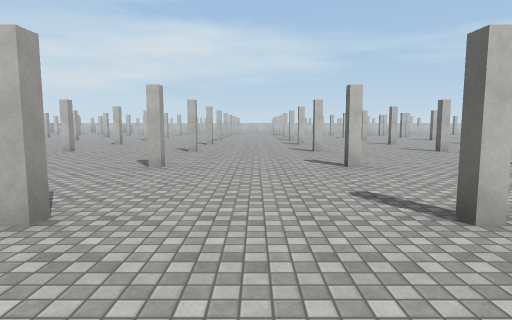
view 1 (above)

24 first-person views from a walk through a Unity game level. The camera is 1.5 m above the floor, tilts 6° down and sees 75° across. The floor is counted in squares, 2 m on a side. Each view is taken from the middle of a square. On the plan, view 1 faces up. The plan holds only what a view shows up to about 11 squares ahead; the rest is blank. The place goes on beyond the plan. Surface patterns are stand-ins for the level's own textures.

view 2
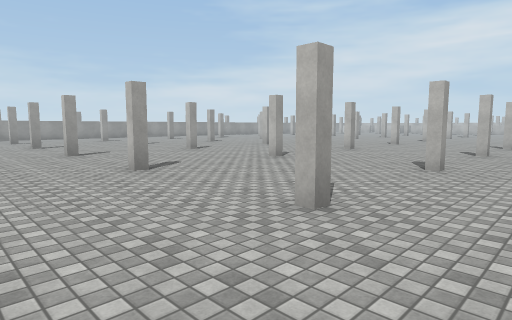

view 3
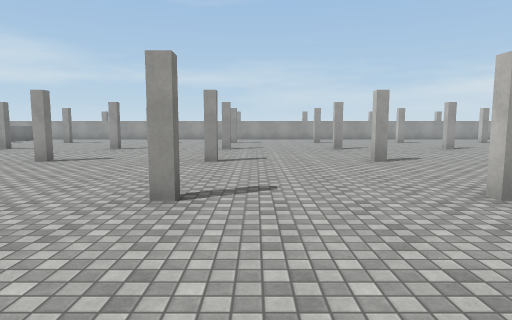

view 4
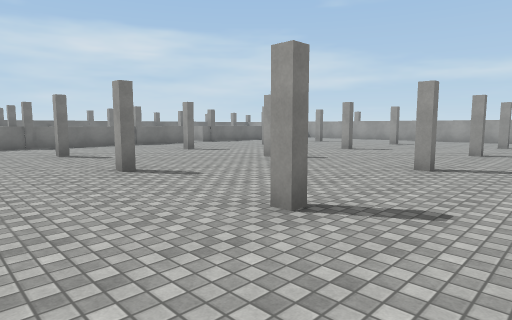

view 5
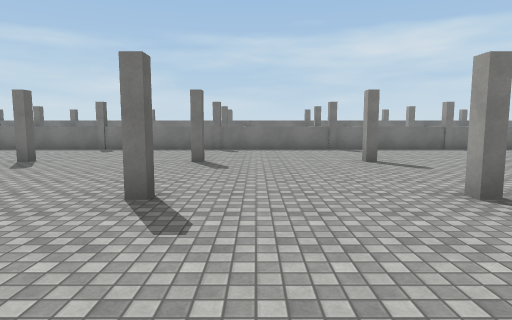

view 6
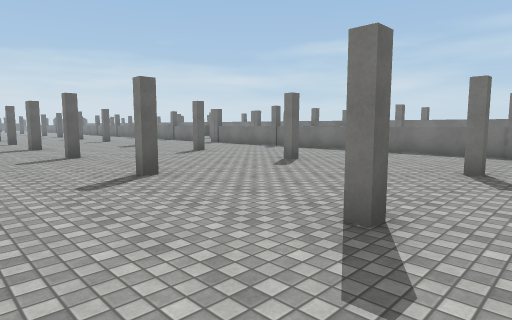

view 7
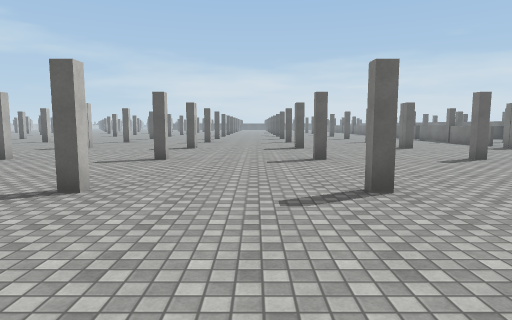

view 8
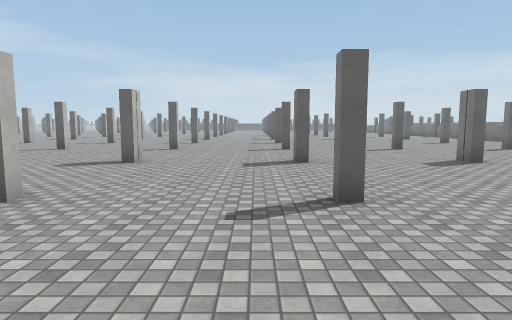

view 9
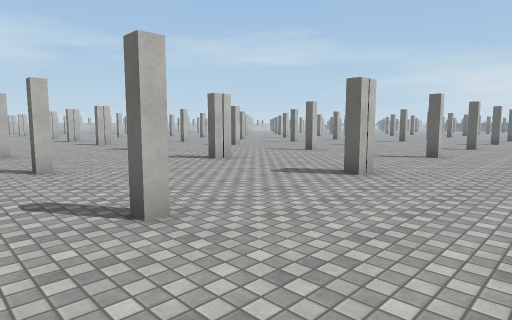

view 10
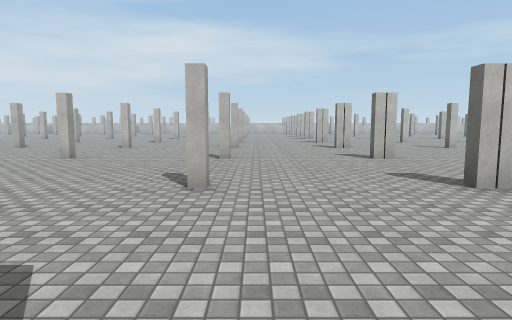

view 11
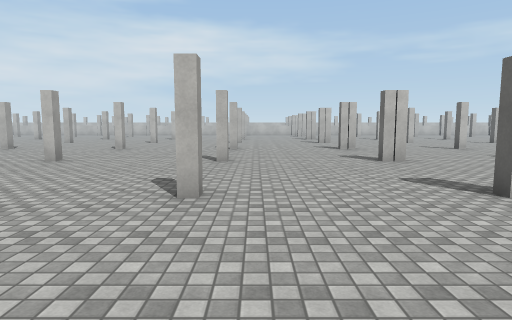

view 12
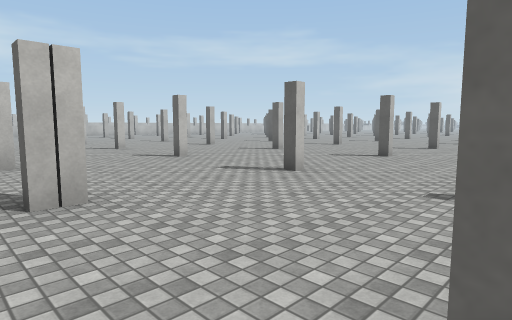

view 13
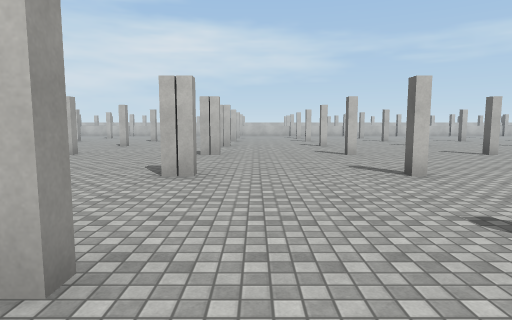

view 14
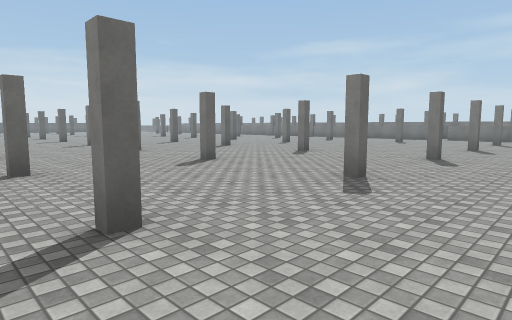

view 15
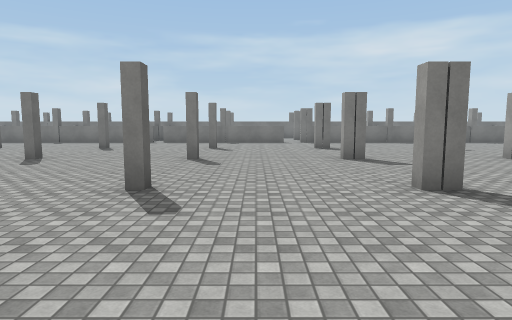

view 16
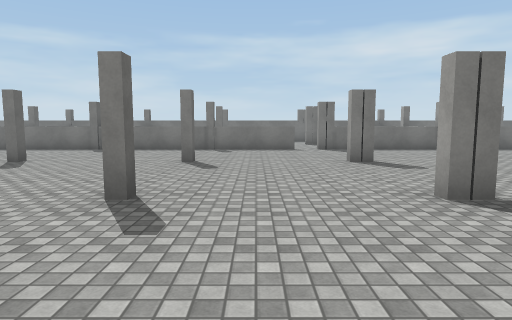

view 17
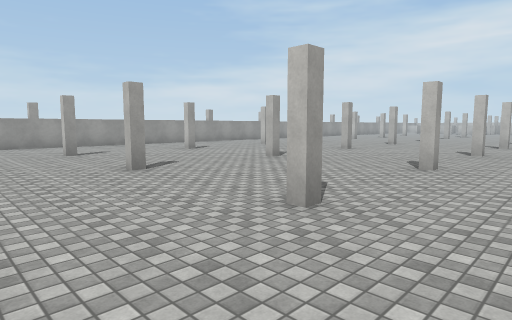

view 18
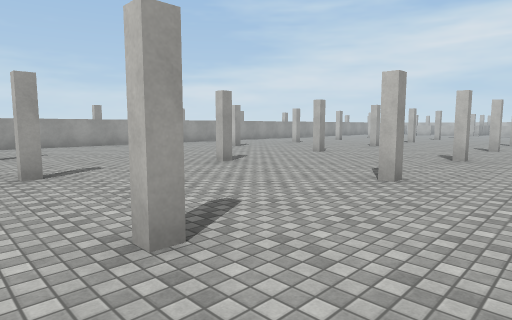

view 19
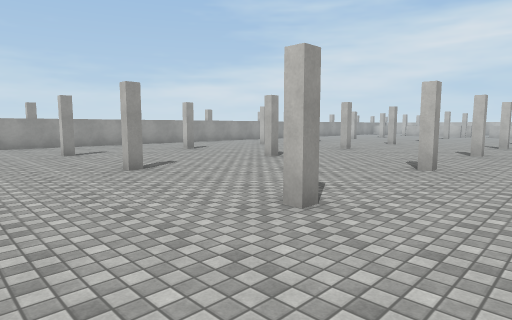

view 20
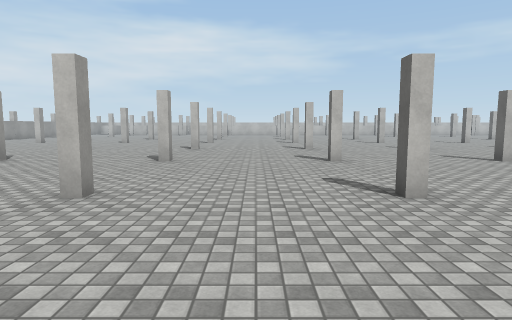

view 21
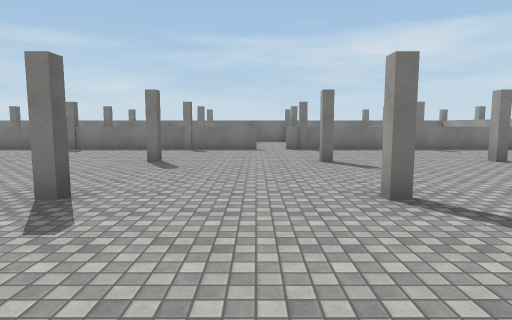

view 22
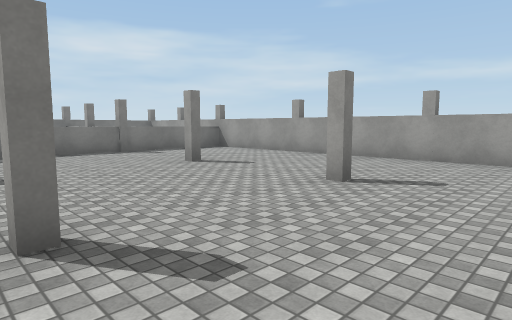

view 23
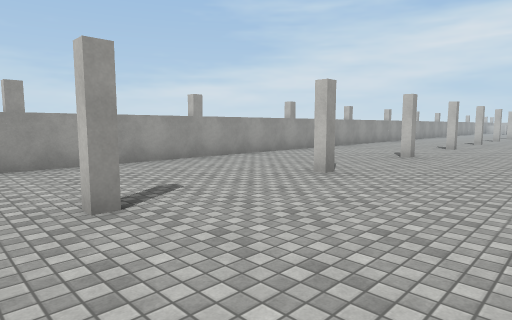

view 24
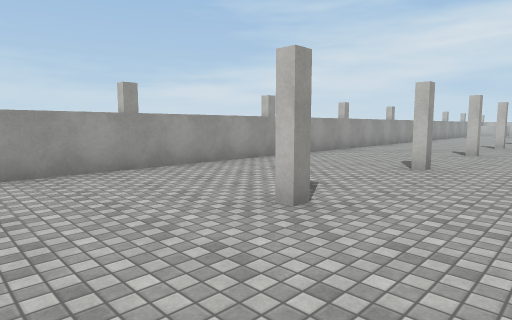

### Floor plan
Key: @ floor where view 1 was taken; # wall or solid block; . floor; = window, fence, low wall or low ledge.
Columns run from 20 left of view 1 to 17 right of it. Each row starts with its distance up from view 1.
 17 #...... .......... ..... ............
 16 #.......#......#..#...#..#......#....
 15 #....................................
 14 #...................................
 13 #...#..#...#...#..#...#..#...#..#...#
 12 #.....................................
 11 #.....................................
 10 #...#...#..#...#......#..#...#..#...#.
  9 #.................#...................
  8 #.....................................
  7 #..................................
  6 #...#..#...#...#..#...#..#...#..#...#.
  5 #.....................................
  4 #.....................................
  3 #...#...#..#...#..#...#..#...#..#...#.
  2 #.....................................
  1 #.....................................
  0 #...................@.................
 -1 #...#..#...#...#..  ..#..#...#..#...#.
 -2 #  ..................................
 -3 #....................................
 -4 #...#...#..#...#..#...#..#...#..#...#.
 -5 #.....................................
 -6 #.....................................
 -7 #.....................................
 -8 #...#..#...#...#..#...#..#...#..#...#.
 -9 #.....................................
-10 #.....................................
-11   .....=##=#===#.........#===##====##.
-12  ===#==        #= ======     #

Positions as (right, up) in squares from view 1, and headings:
1: (0, 0), facing up
2: (0, 0), facing up-left
3: (-2, 0), facing left
4: (-3, 1), facing down-left
5: (-3, -1), facing down
6: (-3, -2), facing down-right
7: (-2, -3), facing right
8: (2, 0), facing right
9: (4, 0), facing up-right
10: (6, 2), facing up
11: (6, 6), facing up
12: (8, 6), facing up-right
13: (10, 8), facing up
14: (10, 7), facing down-right
15: (11, 3), facing down
16: (11, -1), facing down
17: (-7, 0), facing up-left
18: (-7, 5), facing up-left
19: (-7, 7), facing up-left
20: (-7, 6), facing up
21: (-11, -1), facing down
22: (-12, -2), facing down-left
23: (-13, -2), facing up-left
24: (-14, 7), facing up-left
